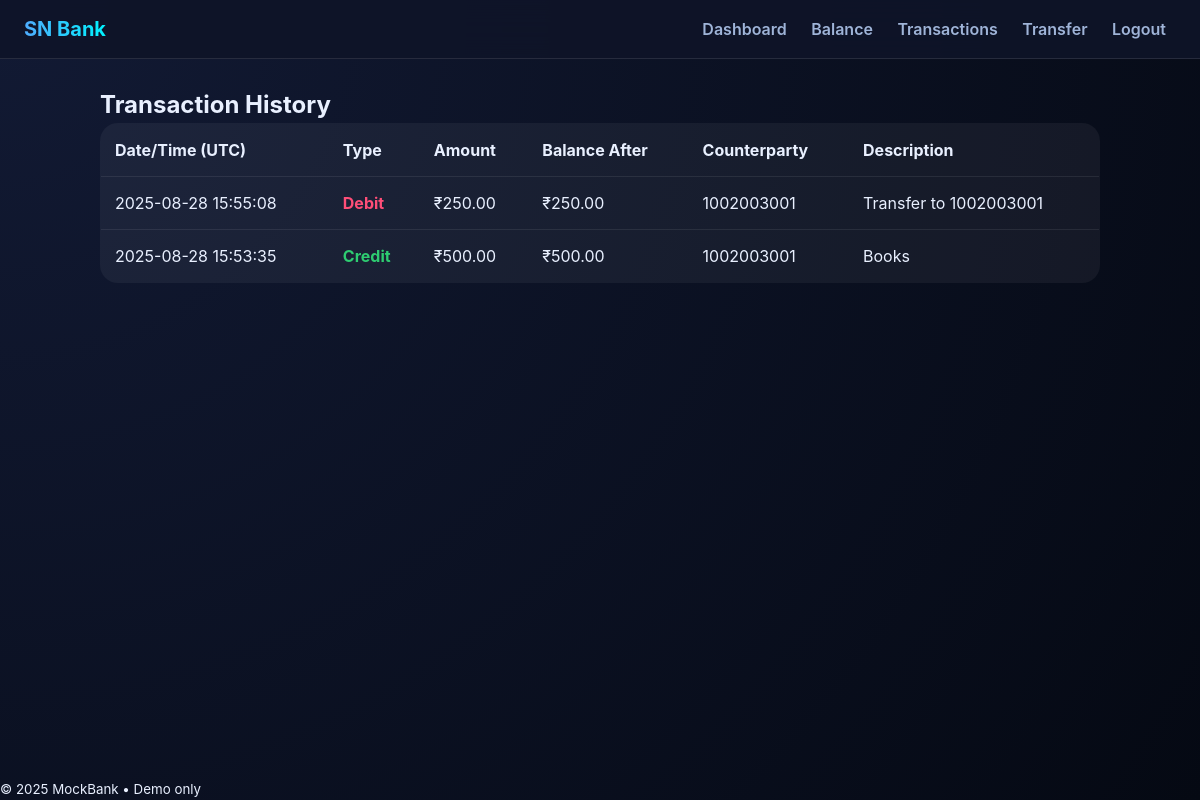
/transactions (signed in), run on the app's committed database.
### app.py (models this page shows)
class Transaction(db.Model):
    id = db.Column(db.Integer, primary_key=True)
    user_id = db.Column(db.Integer, db.ForeignKey("user.id"), nullable=False, index=True)
    type = db.Column(db.String(10), nullable=False)  # "credit" or "debit"
    amount = db.Column(db.Numeric(12, 2), nullable=False)
    description = db.Column(db.String(255), default="")
    counterparty = db.Column(db.String(30), default="")  # other account number
    balance_after = db.Column(db.Numeric(12, 2), nullable=False)
    timestamp = db.Column(db.DateTime, default=datetime.utcnow, index=True)

### app.py (the view)
    @app.get("/transactions")
    @login_required
    def transactions():
        txns = (
            Transaction.query
            .filter_by(user_id=g.user.id)
            .order_by(Transaction.timestamp.desc())
            .all()
        )
        return render_template("transactions.html", txns=txns)

### templates/transactions.html
{% extends "base.html" %}
{% block content %}
<h2>Transaction History</h2>
<table class="table">
  <thead>
    <tr>
      <th>Date/Time (UTC)</th>
      <th>Type</th>
      <th>Amount</th>
      <th>Balance After</th>
      <th>Counterparty</th>
      <th>Description</th>
    </tr>
  </thead>
  <tbody>
    {% for t in txns %}
    <tr>
      <td>{{ t.timestamp.strftime("%Y-%m-%d %H:%M:%S") }}</td>
      <td class="type {{ t.type }}">{{ t.type|capitalize }}</td>
      <td>₹{{ '%.2f'|format(t.amount) }}</td>
      <td>₹{{ '%.2f'|format(t.balance_after) }}</td>
      <td>{{ t.counterparty or '-' }}</td>
      <td>{{ t.description }}</td>
    </tr>
    {% else %}
    <tr><td colspan="6" style="text-align:center;">No transactions yet.</td></tr>
    {% endfor %}
  </tbody>
</table>
{% endblock %}

### static/css/styles.css (style rules this page uses)
:root { --bg: #0a0f1f; --card: rgba(255, 255, 255, 0.05); --glass: rgba(255, 255, 255, 0.08); --text: #e9f0ff; --muted: #9fb4d8; --accent: #4e7cff; --accent-2: #2ad1ff; --danger: #ff4e78; --success: #2ecc71; --warning: #ffc107; --radius: 18px; --transition: 0.25s ease; }
* { margin: 0; padding: 0; box-sizing: border-box; font-family: 'Inter', system-ui, -apple-system, Segoe UI, Roboto, Ubuntu, sans-serif; }
body { background: radial-gradient(circle at top left, #121a34, #050913); color: var(--text); display: flex; flex-direction: column; min-height: 100vh; line-height: 1.5; }
.table { width: 100%; border-collapse: collapse; background: var(--card); border-radius: var(--radius); overflow: hidden; border: 1px solid rgba(255,255,255,0.1); }
.table th, .table td { padding: 14px; border-bottom: 1px solid rgba(255,255,255,0.08); text-align: left; }
.table .type.debit { color: var(--danger); font-weight: 700; }
.table .type.credit { color: var(--success); font-weight: 700; }

### data on the page
Transaction: timestamp "2025-08-28 15:55:08", type "Debit", amount "250.00", balance_after "250.00", counterparty "1002003001", description "Transfer to 1002003001"
Transaction: timestamp "2025-08-28 15:53:35", type "Credit", amount "500.00", balance_after "500.00", counterparty "1002003001", description "Books"

### other printed values
{{ 2025 }} "2025"
